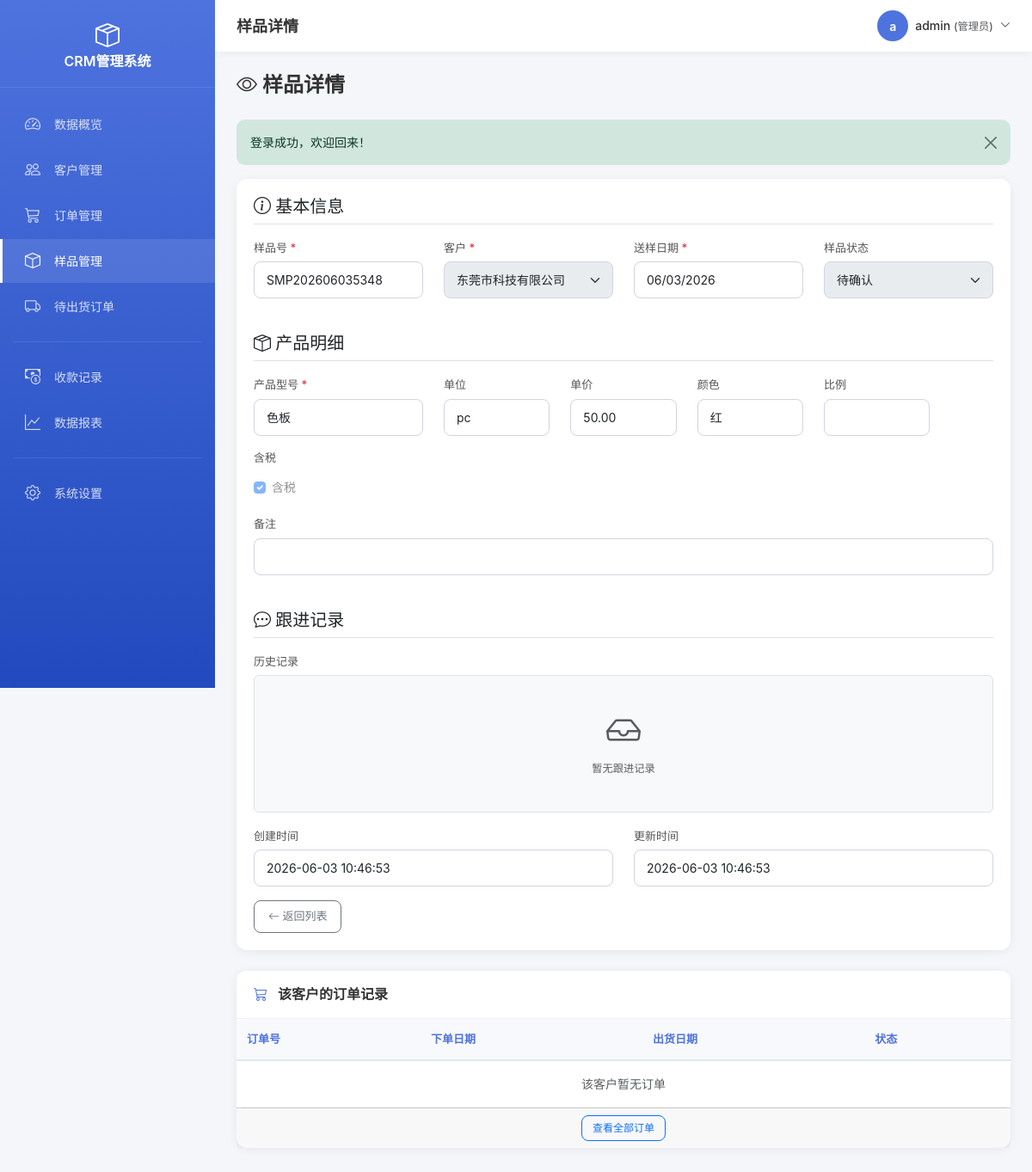
The page /sample_form.php?id=1&action=view (signed in) on the database its author committed.
### tables this page shows
CREATE TABLE `sample_record` (
  `id` int(11) UNSIGNED NOT NULL COMMENT '主键ID',
  `sample_no` varchar(50) NOT NULL COMMENT '样品号(唯一)',
  `customer_id` int(11) UNSIGNED NOT NULL COMMENT '关联客户ID',
  `product_model` varchar(100) NOT NULL COMMENT '产品型号',
  `quantity` int(11) NOT NULL DEFAULT '1' COMMENT '数量',
  `unit` varchar(20) NOT NULL DEFAULT '个' COMMENT '单位',
  `unit_price` decimal(10,2) DEFAULT NULL COMMENT '单价',
  `color` varchar(50) DEFAULT NULL COMMENT '颜色',
  `ratio` varchar(50) DEFAULT NULL COMMENT '比例',
  `tax_included` tinyint(1) NOT NULL DEFAULT '0' COMMENT '是否含税：0不含税 1含税',
  `send_date` date NOT NULL COMMENT '送样日期',
  `sample_status` tinyint(1) NOT NULL DEFAULT '1' COMMENT '样品状态：1待确认 2已确认 3已退回 4已量产',
  `follow_up` text COMMENT '跟进记录',
  `remark` text COMMENT '备注',
  `create_time` datetime NOT NULL DEFAULT CURRENT_TIMESTAMP COMMENT '创建时间',
  `update_time` datetime NOT NULL DEFAULT CURRENT_TIMESTAMP ON UPDATE CURRENT_TIMESTAMP COMMENT '更新时间'
);

CREATE TABLE `customer` (
  `id` int(11) UNSIGNED NOT NULL COMMENT '主键ID',
  `customer_name` varchar(100) NOT NULL COMMENT '客户名称',
  `contact` varchar(50) DEFAULT NULL COMMENT '联系人',
  `phone` varchar(20) DEFAULT NULL COMMENT '电话',
  `email` varchar(100) DEFAULT NULL COMMENT '邮箱',
  `address` varchar(255) DEFAULT NULL COMMENT '地址',
  `remark` text COMMENT '备注',
  `create_time` datetime NOT NULL DEFAULT CURRENT_TIMESTAMP COMMENT '创建时间',
  `update_time` datetime NOT NULL DEFAULT CURRENT_TIMESTAMP ON UPDATE CURRENT_TIMESTAMP COMMENT '更新时间'
);

### config/database.php (called while the page is built, shortened)
<?php
function getDB() {
    static $pdo = null;
    if ($pdo === null) {
        try {
            $dsn = "mysql:host=" . DB_HOST . ";dbname=" . DB_NAME . ";charset=" . DB_CHARSET;
            $options = [
                PDO::ATTR_ERRMODE => PDO::ERRMODE_EXCEPTION,
                PDO::ATTR_DEFAULT_FETCH_MODE => PDO::FETCH_ASSOC,
                PDO::ATTR_EMULATE_PREPARES => false,
            ];
            $pdo = new PDO($dsn, DB_USER, DB_PASS, $options);
        } catch (PDOException $e) {
            die("数据库连接失败: " . $e->getMessage());
        }
    }
    return $pdo;
}
function query($sql, $params = []) {
    $db = getDB();
    $stmt = $db->prepare($sql);
    $stmt->execute($params);
    return $stmt;
}
function fetchOne($sql, $params = []) {
    return query($sql, $params)->fetch();
}
function fetchAll($sql, $params = []) {
    return query($sql, $params)->fetchAll();
}

### sample_form.php (the view, shortened to what this page needs)
<?php
require_once __DIR__ . '/config/functions.php';
$action = input('action', 'add', 'get');
$id = intval(input('id', 0, 'get'));
$sample = null;
if (($action == 'edit' || $action == 'view') && $id > 0) {
    $sample = fetchOne("SELECT * FROM sample_record WHERE id = ?", [$id]);
}
$customers = fetchAll("SELECT id, customer_name FROM customer ORDER BY customer_name");
$pageTitle = $action == 'add' ? '新增样品' : ($action == 'edit' ? '编辑样品' : '样品详情');
require_once __DIR__ . '/includes/header.php';
$defaultSampleNo = '';
?>
<div class="page-header">
    <h2>
        <i class="bi bi-<?php echo $action == 'add' ? 'plus-lg' : ($action == 'edit' ? 'pencil' : 'eye'); ?>"></i>
        <?php echo $pageTitle; ?>
    </h2>
</div>
<div class="card">
    <div class="card-body">
        <form method="POST" action="" class="needs-validation" novalidate>
            <h5 class="border-bottom pb-2 mb-3"><i class="bi bi-info-circle"></i> 基本信息</h5>
            <div class="row">
                <div class="col-md-3 mb-3">
                    <label for="sample_no" class="form-label">样品号 <span class="text-danger">*</span></label>
                    <input type="text" class="form-control" id="sample_no" name="sample_no"
                           value="<?php echo $sample ? $sample['sample_no'] : $defaultSampleNo; ?>"
                           <?php echo $action == 'view' ? 'readonly' : 'required'; ?>>
                </div>
                <div class="col-md-3 mb-3">
                    <label for="customer_id" class="form-label">客户 <span class="text-danger">*</span></label>
                    <select class="form-select" id="customer_id" name="customer_id" <?php echo $action == 'view' ? 'disabled' : 'required'; ?>>
                        <?php foreach ($customers as $c): ?>
                        <option value="<?php echo $c['id']; ?>" <?php echo ($sample && $sample['customer_id'] == $c['id']) ? 'selected' : ''; ?>>
                            <?php echo htmlspecialchars_string($c['customer_name']); ?>
                        </option>
                        <?php endforeach; ?>
                    </select>
                </div>
                <div class="col-md-3 mb-3">
                    <label for="send_date" class="form-label">送样日期 <span class="text-danger">*</span></label>
                    <input type="date" class="form-control" id="send_date" name="send_date"
                           value="<?php echo $sample ? $sample['send_date'] : date('Y-m-d'); ?>"
                           <?php echo $action == 'view' ? 'readonly' : 'required'; ?>>
                </div>
                <div class="col-md-3 mb-3">
                    <label for="sample_status" class="form-label">样品状态</label>
                    <select class="form-select" id="sample_status" name="sample_status" <?php echo $action == 'view' ? 'disabled' : ''; ?>>
                        <option value="1" <?php echo ($sample && $sample['sample_status'] == 1) ? 'selected' : ''; ?>>待确认</option>
                    </select>
                </div>
            </div>
            <h5 class="border-bottom pb-2 mb-3 mt-4"><i class="bi bi-box-seam"></i> 产品明细</h5>
            <div class="row">
                <div class="col-md-3 mb-3">
                    <label for="product_model" class="form-label">产品型号 <span class="text-danger">*</span></label>
                    <input type="text" class="form-control" id="product_model" name="product_model"
                           value="<?php echo $sample ? htmlspecialchars_string($sample['product_model']) : ''; ?>"
                           <?php echo $action == 'view' ? 'readonly' : 'required'; ?>>
                </div>
                <div class="col-md-2 mb-3">
                    <label for="unit" class="form-label">单位</label>
                    <input type="text" class="form-control" id="unit" name="unit"
                           value="<?php echo $sample ? htmlspecialchars_string($sample['unit'] ?? '个') : '个'; ?>"
                           <?php echo $action == 'view' ? 'readonly' : ''; ?>>
                </div>
                <div class="col-md-2 mb-3">
                    <label for="unit_price" class="form-label">单价</label>
                    <input type="number" class="form-control" id="unit_price" name="unit_price"
                           value="<?php echo $sample ? ($sample['unit_price'] ?? 0) : 0; ?>" step="0.01" min="0"
                           <?php echo $action == 'view' ? 'readonly' : ''; ?>>
                </div>
                <div class="col-md-2 mb-3">
                    <label for="color" class="form-label">颜色</label>
                    <input type="text" class="form-control" id="color" name="color"
                           value="<?php echo $sample ? htmlspecialchars_string($sample['color'] ?? '') : ''; ?>"
                           <?php echo $action == 'view' ? 'readonly' : ''; ?>>
                </div>
                <div class="col-md-2 mb-3">
                    <label for="ratio" class="form-label">比例</label>
                    <input type="text" class="form-control" id="ratio" name="ratio"
                           value="<?php echo $sample ? htmlspecialchars_string($sample['ratio'] ?? '') : ''; ?>"
                           <?php echo $action == 'view' ? 'readonly' : ''; ?>>
                </div>
                <div class="col-md-2 mb-3">
                    <label class="form-label d-block">含税</label>
                    <div class="form-check form-check-inline mt-2">
                        <input type="checkbox" class="form-check-input" id="tax_included" name="tax_included" value="1"
                               <?php echo ($sample && ($sample['tax_included'] ?? 0)) ? 'checked' : ''; ?>
                               <?php echo $action == 'view' ? 'disabled' : ''; ?>>
                        <label class="form-check-label" for="tax_included">含税</label>
                    </div>
                </div>
            </div>
            <div class="row">
                <div class="col-md-12 mb-3">
                    <label for="remark" class="form-label">备注</label>
                    <input type="text" class="form-control" id="remark" name="remark"
                           value="<?php echo $sample ? htmlspecialchars_string($sample['remark']) : ''; ?>"
                           <?php echo $action == 'view' ? 'readonly' : ''; ?>>
                </div>
            </div>
            <h5 class="border-bottom pb-2 mb-3 mt-4"><i class="bi bi-chat-dots"></i> 跟进记录</h5>
            <div class="mb-3">
                <label class="form-label">历史记录</label>
                <div class="follow-up-board border rounded p-3 bg-light" style="max-height: 400px; overflow-y: auto;">
                    <?php if ($sample && !empty($sample['follow_up'])): ?>
                        <?php
                        $records = explode("\n", $sample['follow_up']);
                        $recordIndex = 0;
                        foreach ($records as $record):
                            $record = trim($record);
                            if (empty($record)) continue;
                            $recordIndex++;
                            if (preg_match('/^\[(.+?)\]\s*(.+?)：(.+)$/', $record, $matches)):
                                $dateTime = $matches[1];
                                $operator = $matches[2];
                                $content = $matches[3];
                            else:
                                $dateTime = '';
                                $operator = '';
                                $content = $record;
                            endif;
                        ?>
                        <div class="follow-up-item mb-3 pb-3 border-bottom" data-index="<?php echo $recordIndex; ?>">
                            <div class="d-flex justify-content-between align-items-start mb-2">
                                <div class="d-flex align-items-center gap-2">
                                    <span class="badge bg-primary"><i class="bi bi-person-circle me-1"></i><?php echo htmlspecialchars_string($operator ?: '系统'); ?></span>
                                    <?php if ($action != 'view'): ?>
                                    <button type="button" class="btn btn-sm btn-outline-primary py-0 px-1" onclick="editFollowUp(<?php echo $recordIndex; ?>)" title="修改">
                                        <i class="bi bi-pencil" style="font-size: 12px;"></i>
                                    </button>
                                    <button type="button" class="btn btn-sm btn-outline-danger py-0 px-1" onclick="deleteFollowUp(<?php echo $recordIndex; ?>)" title="删除">
                                        <i class="bi bi-trash" style="font-size: 12px;"></i>
                                    </button>
                                    <?php endif; ?>
                                </div>
                                <?php if ($dateTime): ?>
                                <small class="text-muted"><i class="bi bi-clock me-1"></i><?php echo htmlspecialchars_string($dateTime); ?></small>
                                <?php endif; ?>
                            </div>
                            <div class="follow-up-content text-dark" id="follow-up-display-<?php echo $recordIndex; ?>"><?php echo nl2br(htmlspecialchars_string($content)); ?></div>
                            <?php if ($action != 'view'): ?>
                            <div class="follow-up-edit d-none" id="follow-up-edit-<?php echo $recordIndex; ?>">
                                <textarea class="form-control form-control-sm mb-2" rows="2" id="follow-up-text-<?php echo $recordIndex; ?>"><?php echo htmlspecialchars_string($content); ?></textarea>
                                <div class="d-flex gap-2">
                                    <button type="button" class="btn btn-sm btn-primary" onclick="saveFollowUp(<?php echo $recordIndex; ?>)">保存</button>
                                    <button type="button" class="btn btn-sm btn-outline-secondary" onclick="cancelEditFollowUp(<?php echo $recordIndex; ?>)">取消</button>
                                </div>
                            </div>
                            <?php endif; ?>
                            <input type="hidden" name="follow_up_records[]" value="<?php echo htmlspecialchars_string($record); ?>" id="follow-up-record-<?php echo $recordIndex; ?>">
                        </div>
                        <?php endforeach; ?>
                    <?php else: ?>
                        <div class="text-center text-muted py-4" id="no-follow-up-msg">
                            <i class="bi bi-inbox display-6 d-block mb-2"></i>
                            <small>暂无跟进记录</small>
                        </div>
                    <?php endif; ?>
                </div>
            </div>
            <?php if ($action == 'view' && $sample): ?>
            <div class="row mb-3">
                <div class="col-md-6">
                    <label class="form-label">创建时间</label>
                    <input type="text" class="form-control" value="<?php echo formatDate($sample['create_time'], 'Y-m-d H:i:s'); ?>" readonly>
                </div>
                <div class="col-md-6">
                    <label class="form-label">更新时间</label>
                    <input type="text" class="form-control" value="<?php echo formatDate($sample['update_time'], 'Y-m-d H:i:s'); ?>" readonly>
                </div>
            </div>
            <?php endif; ?>
            <div class="d-flex gap-2">
                <a href="/sample.php" class="btn btn-outline-secondary">
                    <i class="bi bi-arrow-left"></i> 返回列表
                </a>
            </div>
        </form>
    </div>
</div>
<?php if ($action == 'view' && $sample): ?>
<div class="row mt-4">
    <div class="col-md-12">
        <div class="card">
            <div class="card-header">
                <h5 class="mb-0"><i class="bi bi-cart3"></i> 该客户的订单记录</h5>
            </div>
            <div class="card-body p-0">
                <?php
                $orders = fetchAll(
                    "SELECT * FROM order_main WHERE customer_id = ? ORDER BY create_time DESC LIMIT 5",
                    [$sample['customer_id']]
                );
                ?>
                <div class="table-responsive">
                    <table class="table table-hover mb-0">
                        <thead class="table-light">
                            <tr>
                                <th>订单号</th>
                                <th>下单日期</th>
                                <th>出货日期</th>
                                <th>状态</th>
                            </tr>
                        </thead>
                        <tbody>
                            <?php if (empty($orders)): ?>
                            <tr><td colspan="4" class="text-center text-muted py-3">该客户暂无订单</td></tr>
                            <?php endif; ?>
                        </tbody>
                    </table>
                </div>
                <div class="card-footer text-center">
                    <a href="/order.php?customer_id=<?php echo $sample['customer_id']; ?>" class="btn btn-sm btn-outline-primary">查看全部订单</a>
                </div>
            </div>
        </div>
    </div>
</div>
<?php endif; ?>
<?php require_once __DIR__ . '/includes/footer.php'; ?>

### rows shown on the page
sample_record: sample_no "SMP202606035348", customer_id "东莞市科技有限公司", send_date "06/03/2026", sample_status "待确认", product_model "色板", unit "pc", unit_price "50.00", color "红", tax_included "☑", create_time "2026-06-03 10:46:53", update_time "2026-06-03 10:46:53"

### other values the page prints
$pageTitle "样品详情"
mb_substr($currentUser['username'], 0, 1) "a"
htmlspecialchars_string($currentUser['username']) "admin"
$message['message'] "登录成功，欢迎回来！"
